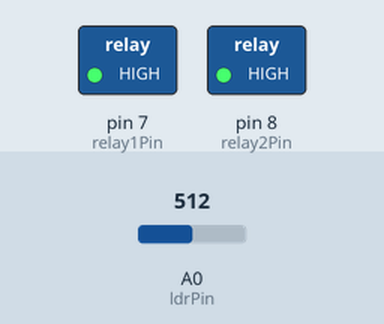
The sketch below on a simulated Arduino Uno, built with avr-gcc and run on an emulated ATmega328P. Parts: switched loads named in the sketch (green lamp = pin HIGH). Inputs (shaded band) come from the test bench; at power-on: A0 (ldrPin) = 512. What the sketch prints to the serial monitor is not drawn.

Above: at 1.3 s.
1.4 s: A0 (ldrPin) set to 487
At 2.7 s:
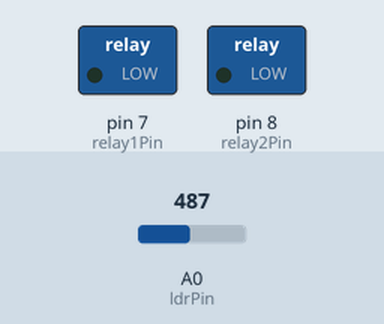
3.0 s: A0 (ldrPin) set to 510
At 4.1 s:
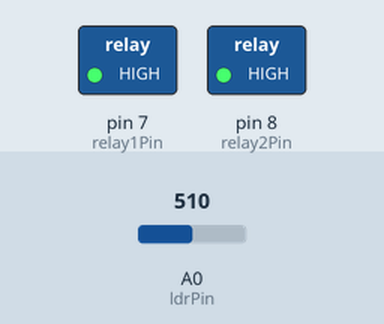
4.5 s: A0 (ldrPin) set to 490
At 5.3 s:
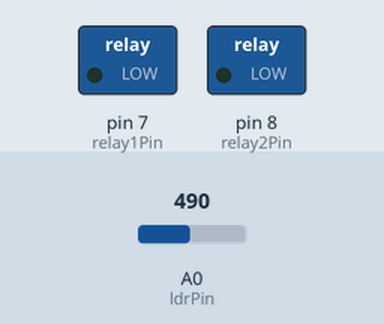
Timing chart, 0 to 7.5 s (numbered marks = the images above; inputs shaded):
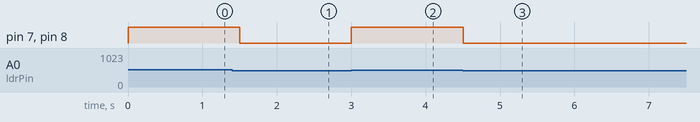

The sketch:

evcharger.ino
```cpp
const int relay1Pin=7;
const int relay2Pin=8;
const int ldrPin=A0;
int lightThreshold=500;
void setup() {
  pinMode(relay1Pin,OUTPUT);
  pinMode(relay2Pin,OUTPUT);
  digitalWrite(relay1Pin,HIGH);
  digitalWrite(relay2Pin,HIGH);
  Serial.begin(9600);
}
void loop(){
  int lightLevel1 = analogRead(ldrPin);
  Serial.print("LDR1:");
  Serial.print(lightLevel1);
  if(lightLevel1<lightThreshold) {
    digitalWrite(relay1Pin,LOW);
  }else{
    digitalWrite(relay1Pin,HIGH);
  }
  if(lightLevel1<lightThreshold) {
    digitalWrite(relay2Pin,LOW);
  }else{
    digitalWrite(relay2Pin,HIGH);
  }
  delay(500);
}
```

Measured:
- the behaviour switches between 500 and 499 on A0 (ldrPin) (found by bisection; images 0 and 1)
- after the input at 1.4 s, pin 7 (relay1Pin), pin 8 (relay2Pin): HIGH → LOW after 0.10 s
- after the input at 3.0 s, pin 7 (relay1Pin), pin 8 (relay2Pin): LOW → HIGH at once
- after the input at 4.5 s, pin 7 (relay1Pin), pin 8 (relay2Pin): HIGH → LOW at once
